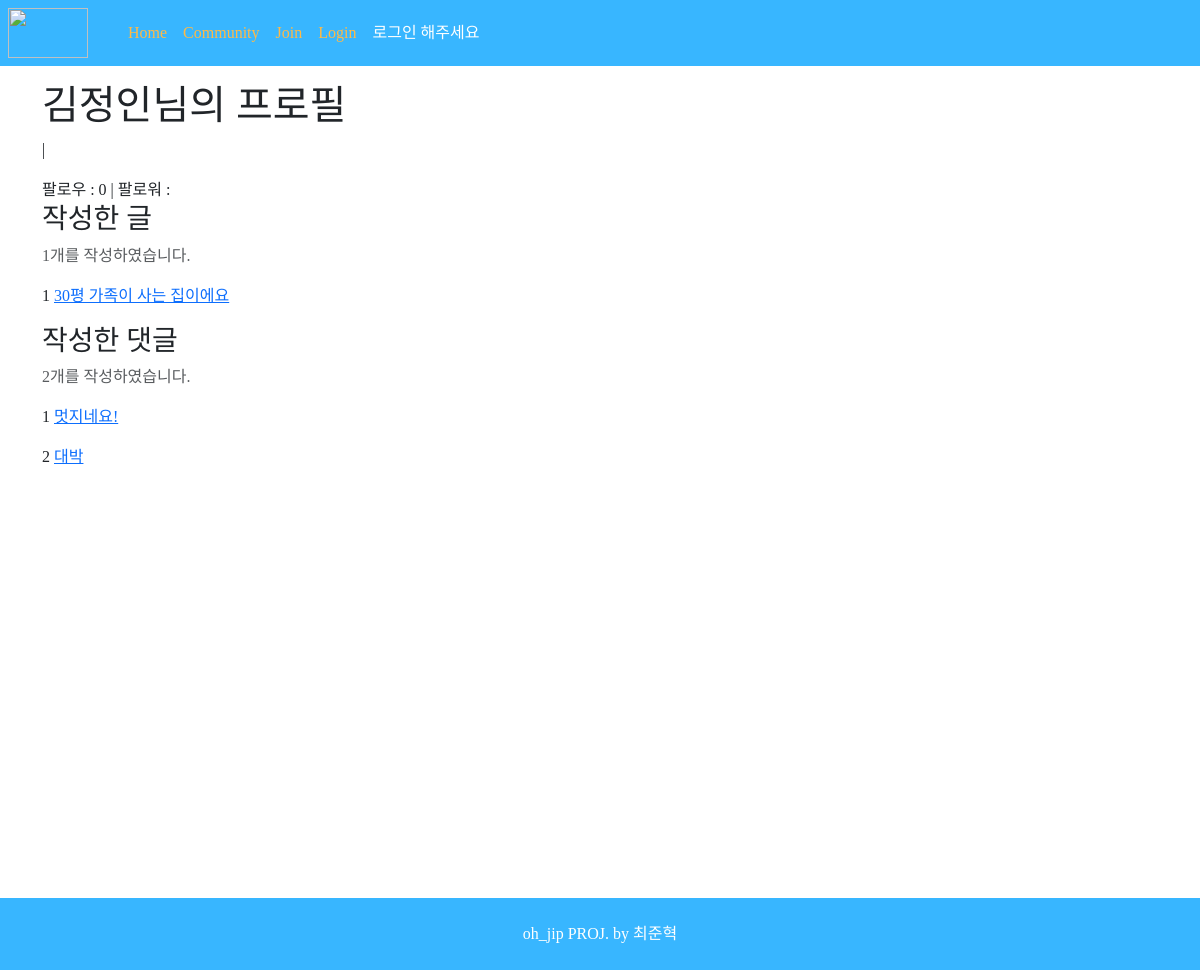
The app's page /accounts/detail/2 with its own data.
### accounts/models.py (models this page shows)
class User(AbstractUser):
    followings = models.ManyToManyField('self', symmetrical=False, related_name='followers')
    @property
    def full_name(self):
        return f'{self.last_name}{self.first_name}'

### reviews/models.py (models this page shows)
class Review(models.Model):
    title = models.CharField(max_length=20)
    content = models.TextField(null=False)
    created_at = models.DateTimeField(auto_now_add=True)
    updated_at = models.DateTimeField(auto_now=True)
    image = ProcessedImageField(
        upload_to="images/",
        blank=True,
        processors=[ResizeToFill(400, 300)],
        format="JPEG",
        options={"quality": 80},
    )
    image_thumbnail = ProcessedImageField(
        upload_to="images/",
        blank=True,  # settings.py 원본 ImageField 명
        processors=[Thumbnail(400, 300)],  # 처리할 작업목록
        format="JPEG",  # 최종 저장 포맷
        options={"quality": 80},
    )  # 저장 옵션
    user = models.ForeignKey(
        settings.AUTH_USER_MODEL, on_delete=models.CASCADE, null=True
    )
    like_users = models.ManyToManyField(
        settings.AUTH_USER_MODEL, related_name="like_articles"
    )

class Comment(models.Model):
    content = models.TextField()
    created_at = models.DateTimeField(auto_now_add=True)
    article = models.ForeignKey(Review, on_delete=models.CASCADE)
    user = models.ForeignKey(
        settings.AUTH_USER_MODEL, on_delete=models.CASCADE, null=True
    )

### accounts/views.py (the view)
# urls.py: path('detail/<int:pk>', views.detail, name='detail'),
def detail(request, pk):
    user = get_user_model().objects.get(pk=pk)
    context = {
        'user': user
    }
    return render(request, 'accounts/detail.html', context)

### accounts/templates/accounts/detail.html (shortened to what this page needs)
{% extends 'base.html' %}
{% block body %}
  <div class="container mt-3 mb-3" style="height:100vh;">
    <h1>{{ user.username }}님의 프로필</h1>
    <p>{{ user.email }}
      |
    </p>
    팔로우 :
    {{ user.followings.count }}
    | 팔로워 :
    {{ user.follower.count }}<br>
    <div class="col-6">
      <h3>작성한 글</h3>
      <p class="text-muted">{{ user.review_set.count }}개를 작성하였습니다.</p>
      {% for article in user.review_set.all %}
        <p>
          {{ forloop.counter }}
          <a href="{% url 'reviews:detail' article.pk %}">{{ article.title }}</a>
        </p>
      </div>
    {% endfor %}
    <div class="col-6">
      <h3>작성한 댓글</h3>
      <p class="text-muted">{{ user.comment_set.count }}개를 작성하였습니다.</p>
      {% for comment in user.comment_set.all %}
        <p>
          {{ forloop.counter }}
          <a href="{% url 'reviews:detail' comment.article.pk %}">{{ comment.content }}</a>
        </p>
      </div>
    {% endfor %}
{% endblock body %}

### reviews/static/css/movie.css (style rules this page uses)
* { font-family: 'NetflixSans'; }

### reviewpjt/templates/base.html (style rules this page uses)
* { font-family: 'NetflixSans'; }
a { text-decoration: none; color: inherit; }

### records on screen
User: username "김정인", followings.count "0", review_set.count "1", comment_set.count "2"
Review: title "30평 가족이 사는 집이에요"
Comment: content "멋지네요!"
Comment: content "대박"
